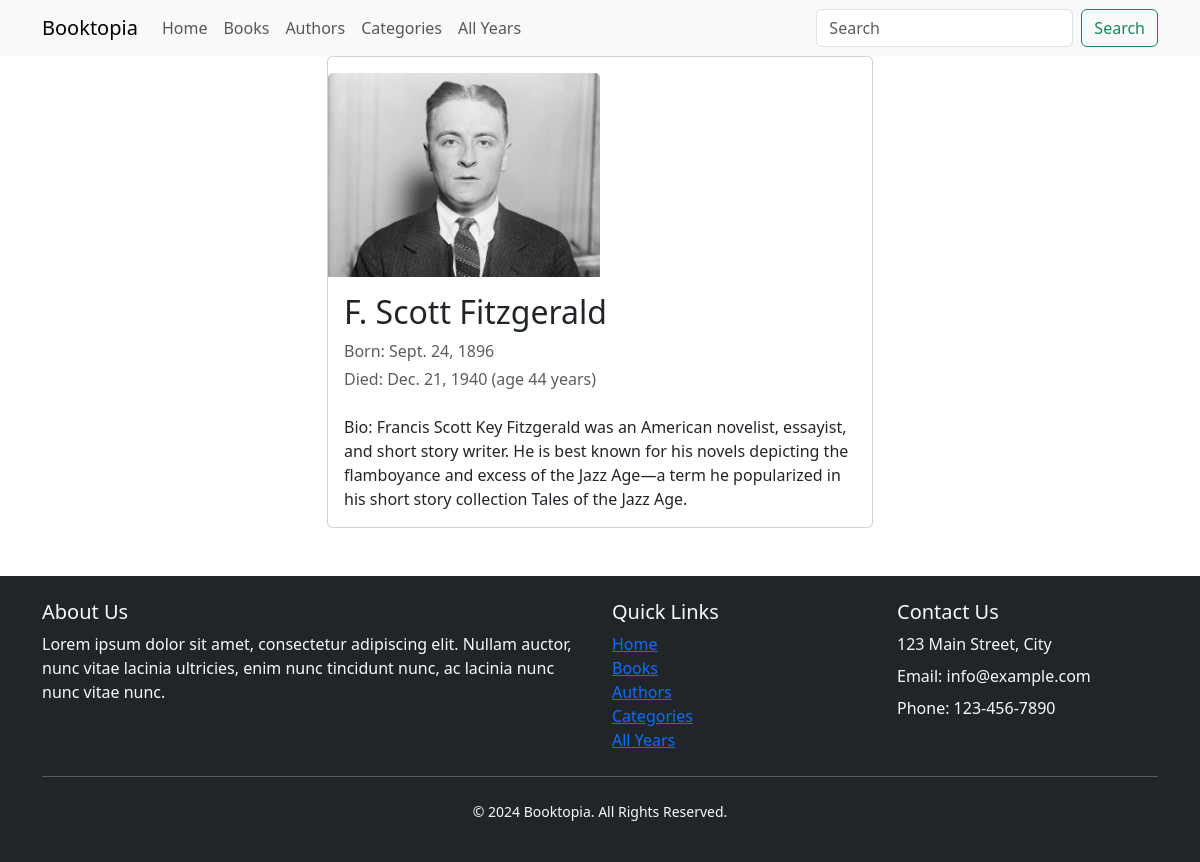
The app's page /authors/1/ with its own data.
### templates/models.py (models this page shows, shortened)
class Author(models.Model):
    id = models.AutoField(primary_key=True)
    name = models.CharField(max_length=25)
    bio = models.TextField(max_length=250, null=True, blank=True)
    born = models.DateField(null=True, blank=True)
    died = models.DateField(null=True, blank=True)
    photo = models.ImageField(
        upload_to='author_photos/', null=True, blank=True)
    updated_at = models.DateTimeField(auto_now=True)

### templates/views.py (the view)
# urls.py: path('authors/<int:authorid>/', views.view_single_author, name='single_author'),
def view_single_author(request, authorid):
    single_author = get_object_or_404(Author, id=authorid)
    return render(request, 'single_author.html', {'author': single_author})

### templates/templates/single_author.html (shortened to what this page needs)
{% extends 'base.html' %}
{% block content %}
<div class="container">
    <div class="row">
        <div class="col-md-6 offset-md-3">
            <div class="card">
                {% if author.photo %}
                <img class="card-img-top w-50 mb-25 mt-3" src="{{ author.photo.url }}" alt="{{ author.name }} Photo">
                {% endif %}
                <div class="card-body">
                    <h2 class="card-title">{{ author.name }}</h2>
                    <h7 class="card-subtitle text-muted mt-5">Born: {{ author.born }}</h7>
                    <p class="card-subtitle text-muted mt-1">Died: {{ author.died }} (age <span
                            id="authorAge">years</span> years) </p>
                    <p class="card-text mt-4">Bio: {{ author.bio }}</p>
                </div>
            </div>
        </div>
    </div>
</div>
{% endblock %}

### records on screen
Author: photo (picture), name "F. Scott Fitzgerald", born "Sept. 24, 1896", died "Dec. 21, 1940", bio "Francis Scott Key Fitzgerald was an American novelist, essayist, and short story writer. He is best known for his novels depicting the flamboyance and excess of the Jazz Age—a term he popularized in his short story collection Tales of the Jazz Age."
